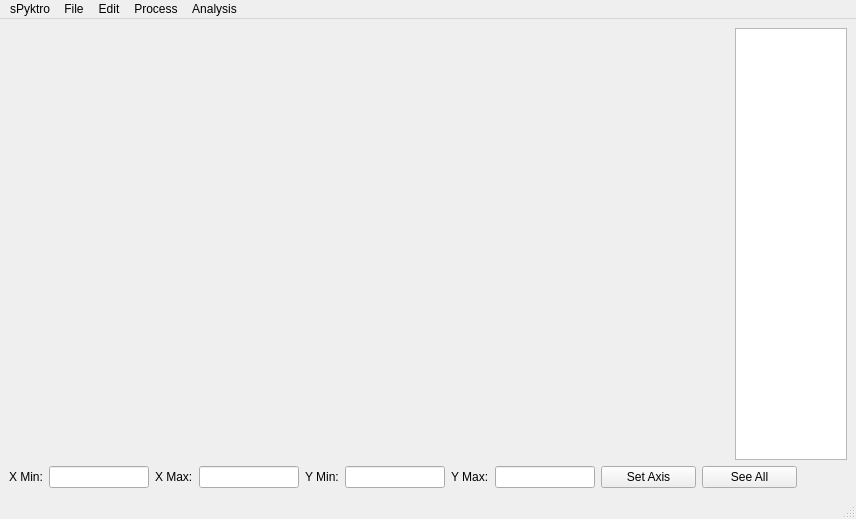
<?xml version="1.0" encoding="UTF-8"?>
<ui version="4.0">
 <class>MainWindow</class>
 <widget class="QMainWindow" name="MainWindow">
  <property name="geometry">
   <rect>
    <x>0</x>
    <y>0</y>
    <width>856</width>
    <height>519</height>
   </rect>
  </property>
  <property name="minimumSize">
   <size>
    <width>0</width>
    <height>0</height>
   </size>
  </property>
  <property name="windowTitle">
   <string>sPyktro</string>
  </property>
  <widget class="QWidget" name="centralwidget">
   <layout class="QGridLayout" name="gridLayout">
    <item row="0" column="0">
     <layout class="QHBoxLayout" name="horizontalLayout_2">
      <item>
       <widget class="PlotWidget" name="graphWidget" native="true">
        <property name="sizePolicy">
         <sizepolicy hsizetype="Expanding" vsizetype="Expanding">
          <horstretch>5</horstretch>
          <verstretch>0</verstretch>
         </sizepolicy>
        </property>
        <property name="minimumSize">
         <size>
          <width>720</width>
          <height>405</height>
         </size>
        </property>
       </widget>
      </item>
      <item>
       <widget class="QListWidget" name="listWidget">
        <property name="sizePolicy">
         <sizepolicy hsizetype="Expanding" vsizetype="Expanding">
          <horstretch>1</horstretch>
          <verstretch>0</verstretch>
         </sizepolicy>
        </property>
        <property name="minimumSize">
         <size>
          <width>100</width>
          <height>405</height>
         </size>
        </property>
        <property name="maximumSize">
         <size>
          <width>200</width>
          <height>16777215</height>
         </size>
        </property>
        <property name="selectionMode">
         <enum>QAbstractItemView::ExtendedSelection</enum>
        </property>
       </widget>
      </item>
     </layout>
    </item>
    <item row="1" column="0">
     <layout class="QGridLayout" name="gridLayout_4">
      <item row="0" column="1">
       <widget class="QLineEdit" name="lineEdit_x_min">
        <property name="sizePolicy">
         <sizepolicy hsizetype="Minimum" vsizetype="Fixed">
          <horstretch>1</horstretch>
          <verstretch>0</verstretch>
         </sizepolicy>
        </property>
        <property name="minimumSize">
         <size>
          <width>50</width>
          <height>0</height>
         </size>
        </property>
        <property name="maximumSize">
         <size>
          <width>100</width>
          <height>16777215</height>
         </size>
        </property>
       </widget>
      </item>
      <item row="0" column="2">
       <widget class="QLabel" name="label_2">
        <property name="sizePolicy">
         <sizepolicy hsizetype="Fixed" vsizetype="Fixed">
          <horstretch>0</horstretch>
          <verstretch>0</verstretch>
         </sizepolicy>
        </property>
        <property name="text">
         <string>X Max:</string>
        </property>
       </widget>
      </item>
      <item row="0" column="0">
       <widget class="QLabel" name="label">
        <property name="sizePolicy">
         <sizepolicy hsizetype="Fixed" vsizetype="Fixed">
          <horstretch>0</horstretch>
          <verstretch>0</verstretch>
         </sizepolicy>
        </property>
        <property name="text">
         <string>X Min:</string>
        </property>
       </widget>
      </item>
      <item row="0" column="3">
       <widget class="QLineEdit" name="lineEdit_x_max">
        <property name="sizePolicy">
         <sizepolicy hsizetype="Maximum" vsizetype="Fixed">
          <horstretch>1</horstretch>
          <verstretch>0</verstretch>
         </sizepolicy>
        </property>
        <property name="minimumSize">
         <size>
          <width>50</width>
          <height>0</height>
         </size>
        </property>
        <property name="maximumSize">
         <size>
          <width>100</width>
          <height>16777215</height>
         </size>
        </property>
       </widget>
      </item>
      <item row="0" column="4">
       <widget class="QLabel" name="label_3">
        <property name="sizePolicy">
         <sizepolicy hsizetype="Fixed" vsizetype="Fixed">
          <horstretch>0</horstretch>
          <verstretch>0</verstretch>
         </sizepolicy>
        </property>
        <property name="text">
         <string>Y Min:</string>
        </property>
       </widget>
      </item>
      <item row="0" column="5">
       <widget class="QLineEdit" name="lineEdit_y_min">
        <property name="sizePolicy">
         <sizepolicy hsizetype="Maximum" vsizetype="Fixed">
          <horstretch>1</horstretch>
          <verstretch>0</verstretch>
         </sizepolicy>
        </property>
        <property name="minimumSize">
         <size>
          <width>50</width>
          <height>0</height>
         </size>
        </property>
        <property name="maximumSize">
         <size>
          <width>100</width>
          <height>16777215</height>
         </size>
        </property>
       </widget>
      </item>
      <item row="0" column="6">
       <widget class="QLabel" name="label_4">
        <property name="sizePolicy">
         <sizepolicy hsizetype="Fixed" vsizetype="Fixed">
          <horstretch>0</horstretch>
          <verstretch>0</verstretch>
         </sizepolicy>
        </property>
        <property name="text">
         <string>Y Max:</string>
        </property>
       </widget>
      </item>
      <item row="0" column="7">
       <widget class="QLineEdit" name="lineEdit_y_max">
        <property name="sizePolicy">
         <sizepolicy hsizetype="Maximum" vsizetype="Fixed">
          <horstretch>1</horstretch>
          <verstretch>0</verstretch>
         </sizepolicy>
        </property>
        <property name="minimumSize">
         <size>
          <width>50</width>
          <height>0</height>
         </size>
        </property>
        <property name="maximumSize">
         <size>
          <width>100</width>
          <height>16777215</height>
         </size>
        </property>
       </widget>
      </item>
      <item row="0" column="8">
       <widget class="QPushButton" name="pushUpdate">
        <property name="sizePolicy">
         <sizepolicy hsizetype="Fixed" vsizetype="Fixed">
          <horstretch>0</horstretch>
          <verstretch>0</verstretch>
         </sizepolicy>
        </property>
        <property name="minimumSize">
         <size>
          <width>95</width>
          <height>0</height>
         </size>
        </property>
        <property name="maximumSize">
         <size>
          <width>95</width>
          <height>16777215</height>
         </size>
        </property>
        <property name="text">
         <string>Set Axis</string>
        </property>
       </widget>
      </item>
      <item row="0" column="10">
       <spacer name="horizontalSpacer">
        <property name="orientation">
         <enum>Qt::Horizontal</enum>
        </property>
        <property name="sizeHint" stdset="0">
         <size>
          <width>40</width>
          <height>20</height>
         </size>
        </property>
       </spacer>
      </item>
      <item row="0" column="9">
       <widget class="QPushButton" name="pushButton_Reset">
        <property name="sizePolicy">
         <sizepolicy hsizetype="Fixed" vsizetype="Fixed">
          <horstretch>0</horstretch>
          <verstretch>0</verstretch>
         </sizepolicy>
        </property>
        <property name="minimumSize">
         <size>
          <width>95</width>
          <height>0</height>
         </size>
        </property>
        <property name="maximumSize">
         <size>
          <width>95</width>
          <height>16777215</height>
         </size>
        </property>
        <property name="text">
         <string>See All</string>
        </property>
       </widget>
      </item>
     </layout>
    </item>
   </layout>
  </widget>
  <widget class="QMenuBar" name="menubar">
   <property name="geometry">
    <rect>
     <x>0</x>
     <y>0</y>
     <width>856</width>
     <height>24</height>
    </rect>
   </property>
   <widget class="QMenu" name="menuFile">
    <property name="title">
     <string>sPyktro</string>
    </property>
    <addaction name="actionAbout_sPyktro"/>
    <addaction name="actionPreference"/>
   </widget>
   <widget class="QMenu" name="menuProcess">
    <property name="title">
     <string>File</string>
    </property>
    <addaction name="actionLoad"/>
    <addaction name="separator"/>
    <addaction name="actionSave"/>
    <addaction name="actionSave_as"/>
    <addaction name="separator"/>
    <addaction name="actionSave_image"/>
   </widget>
   <widget class="QMenu" name="menuProcess_2">
    <property name="title">
     <string>Process</string>
    </property>
    <widget class="QMenu" name="menuBaseline_Correction">
     <property name="title">
      <string>Baseline Correction</string>
     </property>
     <addaction name="actionmodPoly"/>
     <addaction name="actionAssymetric_Least_Squares"/>
    </widget>
    <widget class="QMenu" name="menuFiltering">
     <property name="title">
      <string>Filtering</string>
     </property>
     <addaction name="actionSavitzky_Golay"/>
    </widget>
    <addaction name="menuBaseline_Correction"/>
    <addaction name="actionNormalization"/>
    <addaction name="menuFiltering"/>
    <addaction name="actionInterpolation"/>
    <addaction name="actionNornalization"/>
   </widget>
   <widget class="QMenu" name="menuAnalysis">
    <property name="title">
     <string>Analysis</string>
    </property>
    <addaction name="actionFind_Peaks"/>
    <addaction name="actionCurve_Fitting"/>
   </widget>
   <widget class="QMenu" name="menuEdit">
    <property name="title">
     <string>Edit</string>
    </property>
    <addaction name="actionUndo"/>
    <addaction name="actionRedo"/>
    <addaction name="separator"/>
    <addaction name="actionRename"/>
    <addaction name="actionDuplicate"/>
    <addaction name="actionDelete"/>
    <addaction name="actionSelect_All"/>
    <addaction name="separator"/>
    <addaction name="actionHistory"/>
    <addaction name="separator"/>
    <addaction name="actionColor"/>
    <addaction name="actionLinewidth"/>
   </widget>
   <addaction name="menuFile"/>
   <addaction name="menuProcess"/>
   <addaction name="menuEdit"/>
   <addaction name="menuProcess_2"/>
   <addaction name="menuAnalysis"/>
  </widget>
  <widget class="QStatusBar" name="statusbar"/>
  <action name="actionAbout_sPyktro">
   <property name="text">
    <string>About sPyktro</string>
   </property>
  </action>
  <action name="actionNormalization">
   <property name="text">
    <string>Correction</string>
   </property>
  </action>
  <action name="actionNornalization">
   <property name="text">
    <string>Normalization</string>
   </property>
  </action>
  <action name="actionDuplicate">
   <property name="text">
    <string>Duplicate</string>
   </property>
   <property name="statusTip">
    <string>Duplicate the spectra</string>
   </property>
   <property name="shortcut">
    <string>Ctrl+D</string>
   </property>
  </action>
  <action name="actionUndo">
   <property name="text">
    <string>Undo</string>
   </property>
   <property name="statusTip">
    <string>Undo the previous command</string>
   </property>
   <property name="shortcut">
    <string>Ctrl+Z</string>
   </property>
  </action>
  <action name="actionRedo">
   <property name="text">
    <string>Redo</string>
   </property>
   <property name="statusTip">
    <string>Redo the previous command</string>
   </property>
   <property name="shortcut">
    <string>Ctrl+Shift+Z</string>
   </property>
  </action>
  <action name="actionPaste">
   <property name="text">
    <string>Paste</string>
   </property>
   <property name="statusTip">
    <string>Paste the selected spectra</string>
   </property>
   <property name="shortcut">
    <string>Ctrl+V</string>
   </property>
  </action>
  <action name="actionCut">
   <property name="text">
    <string>Cut</string>
   </property>
   <property name="statusTip">
    <string>Cut the selected spectra</string>
   </property>
   <property name="shortcut">
    <string>Ctrl+X</string>
   </property>
  </action>
  <action name="actionDelete">
   <property name="text">
    <string>Delete</string>
   </property>
   <property name="statusTip">
    <string>Delete the selected spectra</string>
   </property>
   <property name="shortcut">
    <string>Ctrl+Backspace</string>
   </property>
  </action>
  <action name="actionSelect_All">
   <property name="text">
    <string>Select All</string>
   </property>
   <property name="statusTip">
    <string>Select all spectra</string>
   </property>
   <property name="shortcut">
    <string>Ctrl+A</string>
   </property>
  </action>
  <action name="actionnew">
   <property name="text">
    <string>New</string>
   </property>
   <property name="statusTip">
    <string>Create a new spectra</string>
   </property>
   <property name="shortcut">
    <string>Ctrl+N</string>
   </property>
  </action>
  <action name="actionSave">
   <property name="text">
    <string>Save</string>
   </property>
   <property name="statusTip">
    <string>Save a spectra file</string>
   </property>
   <property name="shortcut">
    <string>Ctrl+S</string>
   </property>
  </action>
  <action name="actionLoad">
   <property name="text">
    <string>Load</string>
   </property>
   <property name="statusTip">
    <string>Load a spectra file</string>
   </property>
   <property name="shortcut">
    <string>Ctrl+L</string>
   </property>
  </action>
  <action name="actionmodPoly">
   <property name="text">
    <string>Modified Polynomial Fitting</string>
   </property>
  </action>
  <action name="actionAssymetric_Least_Squares">
   <property name="text">
    <string>Assymetric Least Squares</string>
   </property>
  </action>
  <action name="actionAIR_penalized_Least_Squares">
   <property name="text">
    <string>AIR Penalized Least Squares</string>
   </property>
  </action>
  <action name="actionSavitzky_Golay">
   <property name="text">
    <string>Savitzky-Golay</string>
   </property>
  </action>
  <action name="actionFind_Peaks">
   <property name="text">
    <string>Find Peaks</string>
   </property>
  </action>
  <action name="actionCurve_Fitting">
   <property name="text">
    <string>Curve Fitting</string>
   </property>
  </action>
  <action name="actionHistory">
   <property name="text">
    <string>History</string>
   </property>
  </action>
  <action name="actionInterpolation">
   <property name="text">
    <string>Interpolation</string>
   </property>
  </action>
  <action name="actionSave_as">
   <property name="text">
    <string>Save as</string>
   </property>
  </action>
  <action name="actionSave_image">
   <property name="text">
    <string>Save Image</string>
   </property>
  </action>
  <action name="actionExport_Matplotlib">
   <property name="text">
    <string>Matplotlib Figure</string>
   </property>
  </action>
  <action name="actionPreference">
   <property name="text">
    <string>Preferences...</string>
   </property>
  </action>
  <action name="actionColor">
   <property name="text">
    <string>Line Color</string>
   </property>
  </action>
  <action name="actionLinewidth">
   <property name="text">
    <string>Line Width</string>
   </property>
  </action>
  <action name="actionLoad_multiple">
   <property name="text">
    <string>Load multiple</string>
   </property>
  </action>
  <action name="actionRename">
   <property name="text">
    <string>Rename</string>
   </property>
   <property name="statusTip">
    <string>Rename the spectra</string>
   </property>
  </action>
 </widget>
 <customwidgets>
  <customwidget>
   <class>PlotWidget</class>
   <extends>QWidget</extends>
   <header>pyqtgraph</header>
   <container>1</container>
  </customwidget>
 </customwidgets>
 <resources/>
 <connections/>
</ui>
